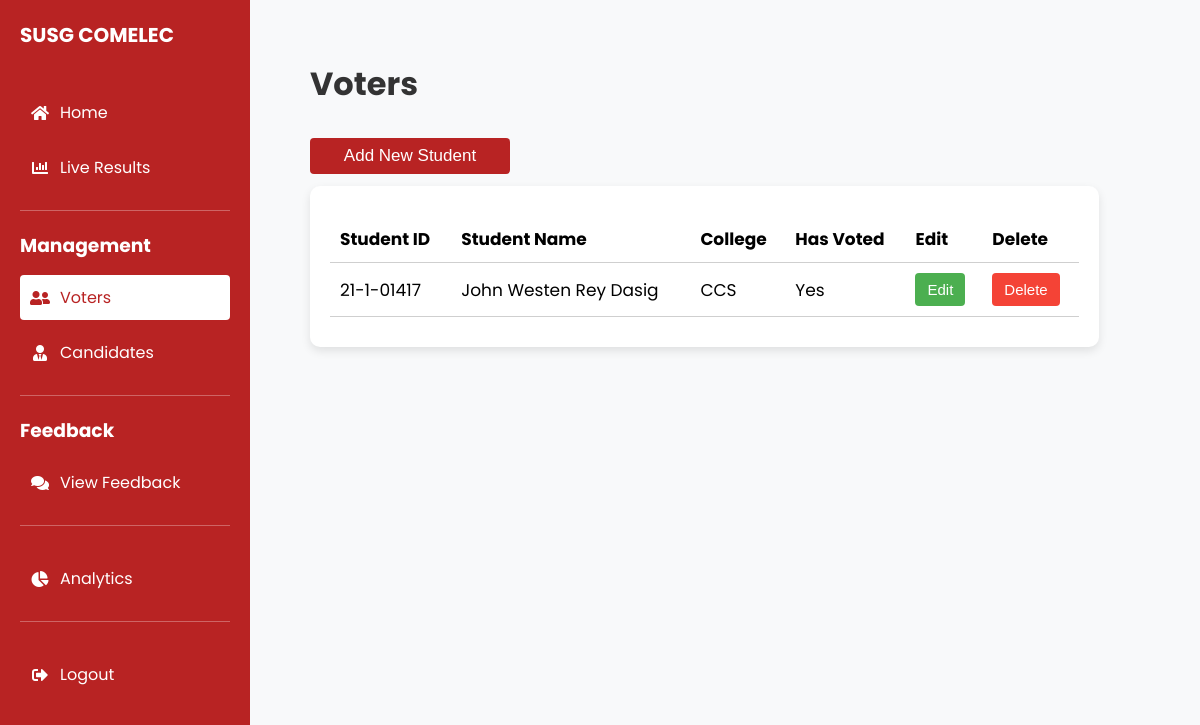
Page /Admin/admin-voters.php (signed in) on the earlier database version.
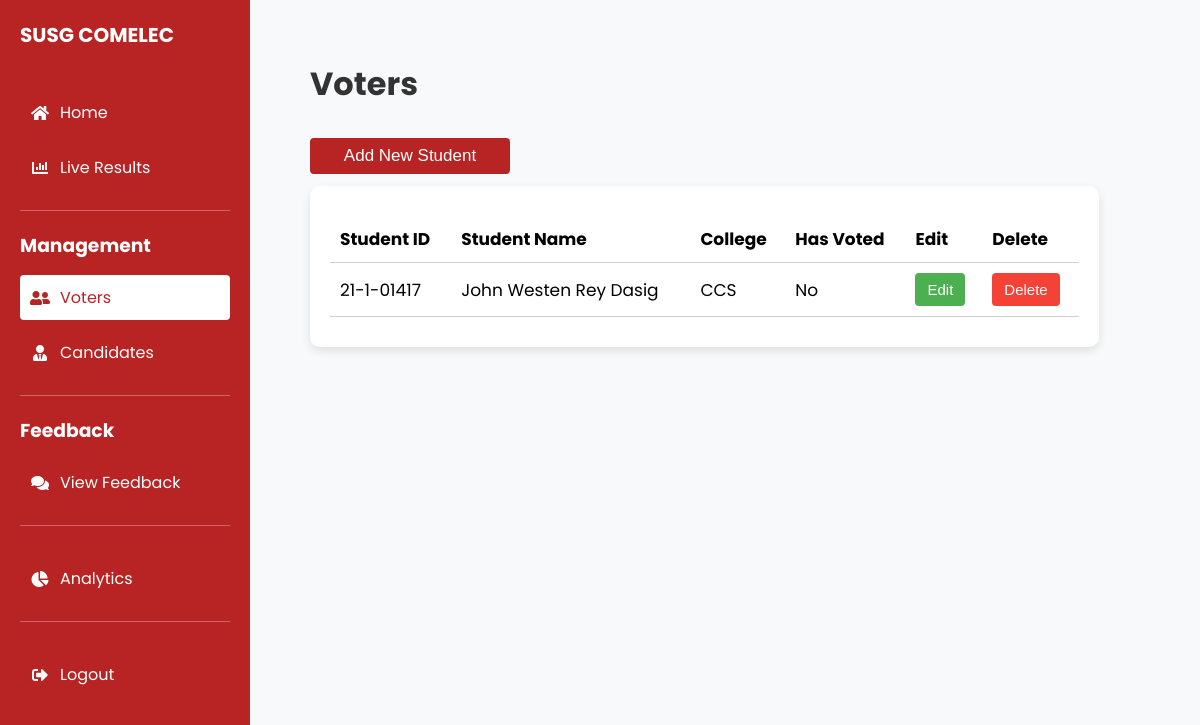
Same page on the later database version.
### tables this page shows
CREATE TABLE `students` (
  `student_id` varchar(10) NOT NULL,
  `student_name` varchar(50) NOT NULL,
  `college_id` int(20) NOT NULL,
  `password` varchar(50) NOT NULL,
  `has_voted` tinyint(1) NOT NULL DEFAULT 0
);

CREATE TABLE `colleges` (
  `college_id` int(20) NOT NULL,
  `college_name` varchar(50) NOT NULL,
  `max_representatives` int(10) NOT NULL
);

### admin/admin-voters.php (the view, shortened to what this page needs)
<?php
require_once '../connect.php';
$stmt = $pdo->query("
    SELECT students.*, colleges.college_name
    FROM students
    LEFT JOIN colleges ON students.college_id = colleges.college_id
");
$students = $stmt->fetchAll(PDO::FETCH_ASSOC);
?>
<!DOCTYPE html>
<html lang="en">
<head>
    <link rel="stylesheet" href="https://cdnjs.cloudflare.com/ajax/libs/font-awesome/5.15.4/css/all.min.css">
</head>
<body>
    <?php include 'sidebar.php'; ?>
    <main>
        <div class="content">
            <h1>Voters</h1>
            <button class="add-btn" id="openModalBtn">Add New Student</button>
            <div class="mngment-box">
                <table class="mngment-table">
                    <thead>
                        <tr>
                            <th>Student ID</th>
                            <th>Student Name</th>
                            <th>College</th>
                            <th>Has Voted</th>
                            <th>Edit</th>
                            <th>Delete</th>
                        </tr>
                    </thead>
                    <tbody>
                        <?php foreach ($students as $student): ?>
                        <tr>
                            <td><?php echo htmlspecialchars($student['student_id']); ?></td>
                            <td><?php echo htmlspecialchars($student['student_name']); ?></td>
                            <td><?php echo htmlspecialchars($student['college_name']); ?></td>
                            <td><?php echo $student['has_voted'] ? 'Yes' : 'No'; ?></td>
                            <td><button class="edit-btn" data-student='<?php echo json_encode($student); ?>'>Edit</button></td>
                            <td><button class="delete-btn" data-student-id="<?php echo $student['student_id']; ?>">Delete</button></td>
                        </tr>
                        <?php endforeach; ?>
                    </tbody>
                </table>
            </div>
        </div>
    </main>
</body>
</html>

### admin/sidebar.php (shortened to what this page needs)
<!DOCTYPE html>
<html lang="en">
<head>
    <link rel="stylesheet" href="https://cdnjs.cloudflare.com/ajax/libs/font-awesome/5.15.4/css/all.min.css">
</head>
<body>
    <?php
    $current_page = basename($_SERVER['PHP_SELF']);
    ?>
    <div class="sidebar">
        <div class="sections">
            <div class="section">
                <h2>SUSG COMELEC</h2>
                <a href="admin-home.php" class="nav-link <?php echo $current_page == 'admin-home.php' ? 'active' : ''; ?>"><i class="fas fa-home icon"></i>Home</a>
                <a href="admin-liveresults.php" class="nav-link <?php echo $current_page == 'admin-liveresults.php' ? 'active' : ''; ?>"><i class="fas fa-chart-bar icon"></i>Live Results</a>
            </div>
            <div class="section">
                <h3>Management</h3>
                <a href="admin-voters.php" class="nav-link <?php echo $current_page == 'admin-voters.php' ? 'active' : ''; ?>"><i class="fas fa-user-friends icon"></i>Voters</a>
                <a href="admin-candidates.php" class="nav-link <?php echo $current_page == 'admin-candidates.php' ? 'active' : ''; ?>"><i class="fas fa-user-tie icon"></i>Candidates</a>
            </div>
            <div class="section">
                <h3>Feedback</h3>
                <a href="admin-feedback.php" class="nav-link <?php echo $current_page == 'admin-feedback.php' ? 'active' : ''; ?>"><i class="fas fa-comments icon"></i>View Feedback</a>
            </div>
            <div class="section">
                <a href="admin-analytics.php" class="nav-link <?php echo $current_page == 'admin-analytics.php' ? 'active' : ''; ?>"><i class="fas fa-chart-pie icon"></i>Analytics</a>
            </div>
            <div class="section">
                <a href="../logout.php" class="nav-link"><i class="fas fa-sign-out-alt icon"></i>Logout</a>
            </div>
        </div>
    </div>
</body>
</html>

### admin/admin-voters.php (style rules this page uses)
body { margin: 0; font-family: 'Poppins', sans-serif; }
.content { flex-grow: 1; padding: 40px; display: flex; flex-direction: column; overflow-y: auto; }
h1 { font-size: 32px; margin-bottom: 30px; text-align: left; color: #333; }
.mngment-box { background-color: #fff; border-radius: 10px; padding: 30px 20px; width: 95%; max-width: 3000px; margin-bottom: 40px; text-align: center; box-shadow: 0 4px 10px rgba(0, 0, 0, 0.1); }
.mngment-table { width: 100%; border-collapse: collapse; margin: 0 auto; font-size: 17px; text-align: left; }
.mngment-table tr { border-bottom: 1px solid #cfcfcf; }
.mngment-table th, .mngment-table td { padding: 10px; }
.add-btn { padding: 8px 12px; border: none; cursor: pointer; font-size: 17px; border-radius: 4px; background-color: #b82323; color: white; width: 200px; float: right; margin-bottom: 12px; }
.edit-btn, .delete-btn { padding: 8px 12px; border: none; cursor: pointer; font-size: 15px; border-radius: 4px; }
.edit-btn { background-color: #4CAF50; color: white; }
.delete-btn { background-color: #f44336; color: white; }

### admin/sidebar.php (style rules this page uses)
* { margin: 0; padding: 0; box-sizing: border-box; }
body, html { font-family: 'Poppins', sans-serif; margin: 0; background-color: #f8f9fa; height: 100%; width: 100%; }
body { display: flex; min-height: 100vh; }
.sidebar { height: 100vh; width: 250px; background-color: #b82323; color: white; padding: 20px; display: flex; flex-direction: column; justify-content: space-between; position: fixed; top: 0; left: 0; }
.sidebar h2 { margin-bottom: 40px; font-size: 20px; }
.sidebar a { text-decoration: none; color: white; font-size: 16px; margin: 10px 0; display: flex; align-items: center; padding: 10px; border-radius: 4px; transition: background-color 0.3s ease, color 0.3s ease; }
.sidebar .active { background-color: white; color: #b82323; }
.sidebar .section { margin-bottom: 20px; }
.sidebar .sections .section:not(:first-child) { border-top: 1px solid rgba(255, 255, 255, 0.3); padding-top: 20px; margin-top: 20px; }
.sidebar .sections .section h3 { margin-bottom: 15px; }
.icon { margin-right: 10px; width: 20px; text-align: center; }
.sidebar a .fas { width: 20px; }
main { margin-left: 250px; padding: 20px; width: 100%; overflow-y: auto; }

Differences in the rows shown:
changed students "John Westen Rey Dasig": has_voted "Yes" → "No"
